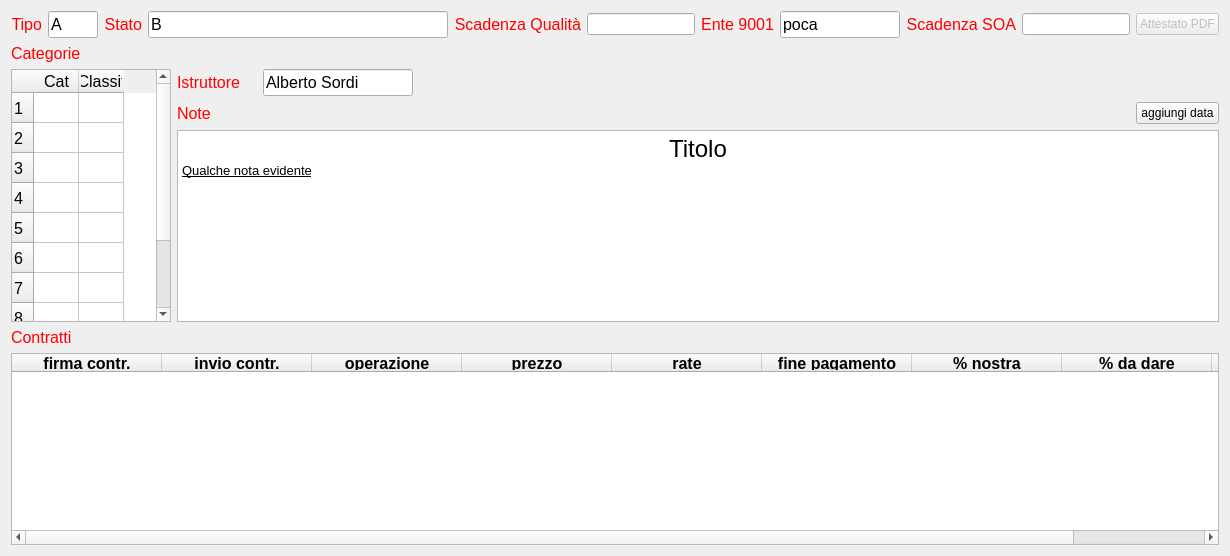
   <widget class="QWidget" name="tab_soa">
    <attribute name="title">
     <string>SOA</string>
    </attribute>
    <layout class="QGridLayout" name="gridLayout_8">
     <item row="0" column="0" colspan="2">
      <layout class="QGridLayout" name="gridLayout_2">
       <item row="0" column="0">
        <widget class="QLabel" name="label_15">
         <property name="font">
          <font>
           <pointsize>12</pointsize>
          </font>
         </property>
         <property name="layoutDirection">
          <enum>Qt::LeftToRight</enum>
         </property>
         <property name="styleSheet">
          <string notr="true">color:#FF0000</string>
         </property>
         <property name="text">
          <string>Tipo</string>
         </property>
         <property name="alignment">
          <set>Qt::AlignRight|Qt::AlignTrailing|Qt::AlignVCenter</set>
         </property>
        </widget>
       </item>
       <item row="0" column="1">
        <widget class="QLineEdit" name="soa__tipo">
         <property name="enabled">
          <bool>true</bool>
         </property>
         <property name="maximumSize">
          <size>
           <width>50</width>
           <height>16777215</height>
          </size>
         </property>
         <property name="font">
          <font>
           <pointsize>12</pointsize>
          </font>
         </property>
         <property name="focusPolicy">
          <enum>Qt::StrongFocus</enum>
         </property>
         <property name="text">
          <string>A</string>
         </property>
        </widget>
       </item>
       <item row="0" column="2">
        <widget class="QLabel" name="label_14">
         <property name="font">
          <font>
           <pointsize>12</pointsize>
          </font>
         </property>
         <property name="styleSheet">
          <string notr="true">color:#FF0000</string>
         </property>
         <property name="text">
          <string>Stato</string>
         </property>
         <property name="alignment">
          <set>Qt::AlignRight|Qt::AlignTrailing|Qt::AlignVCenter</set>
         </property>
        </widget>
       </item>
       <item row="0" column="3">
        <widget class="QLineEdit" name="soa__stato">
         <property name="enabled">
          <bool>true</bool>
         </property>
         <property name="sizePolicy">
          <sizepolicy hsizetype="Fixed" vsizetype="Fixed">
           <horstretch>0</horstretch>
           <verstretch>0</verstretch>
          </sizepolicy>
         </property>
         <property name="minimumSize">
          <size>
           <width>300</width>
           <height>0</height>
          </size>
         </property>
         <property name="maximumSize">
          <size>
           <width>300</width>
           <height>16777215</height>
          </size>
         </property>
         <property name="font">
          <font>
           <pointsize>12</pointsize>
          </font>
         </property>
         <property name="focusPolicy">
          <enum>Qt::StrongFocus</enum>
         </property>
         <property name="text">
          <string>B</string>
         </property>
        </widget>
       </item>
       <item row="0" column="4">
        <widget class="QLabel" name="label_18">
         <property name="font">
          <font>
           <pointsize>12</pointsize>
          </font>
         </property>
         <property name="layoutDirection">
          <enum>Qt::LeftToRight</enum>
         </property>
         <property name="styleSheet">
          <string notr="true">color:#FF0000</string>
         </property>
         <property name="text">
          <string>Scadenza Qualità</string>
         </property>
         <property name="alignment">
          <set>Qt::AlignRight|Qt::AlignTrailing|Qt::AlignVCenter</set>
         </property>
        </widget>
       </item>
       <item row="0" column="6">
        <widget class="QLabel" name="label_17">
         <property name="font">
          <font>
           <pointsize>12</pointsize>
          </font>
         </property>
         <property name="layoutDirection">
          <enum>Qt::LeftToRight</enum>
         </property>
         <property name="styleSheet">
          <string notr="true">color:#FF0000</string>
         </property>
         <property name="text">
          <string>Ente 9001</string>
         </property>
         <property name="alignment">
          <set>Qt::AlignRight|Qt::AlignTrailing|Qt::AlignVCenter</set>
         </property>
        </widget>
       </item>
       <item row="0" column="7">
        <widget class="QLineEdit" name="soa__ente">
         <property name="maximumSize">
          <size>
           <width>120</width>
           <height>16777215</height>
          </size>
         </property>
         <property name="font">
          <font>
           <pointsize>12</pointsize>
          </font>
         </property>
         <property name="text">
          <string>poca</string>
         </property>
        </widget>
       </item>
       <item row="0" column="8">
        <widget class="QLabel" name="label_19">
         <property name="font">
          <font>
           <pointsize>12</pointsize>
          </font>
         </property>
         <property name="layoutDirection">
          <enum>Qt::LeftToRight</enum>
         </property>
         <property name="styleSheet">
          <string notr="true">color:#FF0000</string>
         </property>
         <property name="text">
          <string>Scadenza SOA</string>
         </property>
         <property name="alignment">
          <set>Qt::AlignRight|Qt::AlignTrailing|Qt::AlignVCenter</set>
         </property>
        </widget>
       </item>
       <item row="0" column="9">
        <widget class="QLineEdit" name="soa__scadenza"/>
       </item>
       <item row="0" column="5">
        <widget class="QLineEdit" name="soa__scad_qualita"/>
       </item>
      </layout>
     </item>
     <item row="0" column="2">
      <widget class="QPushButton" name="bt_attestato_pdf">
       <property name="enabled">
        <bool>false</bool>
       </property>
       <property name="text">
        <string>Attestato PDF</string>
       </property>
      </widget>
     </item>
     <item row="1" column="0">
      <widget class="QLabel" name="label_20">
       <property name="font">
        <font>
         <pointsize>12</pointsize>
        </font>
       </property>
       <property name="styleSheet">
        <string notr="true">color: #FF0000</string>
       </property>
       <property name="text">
        <string>Categorie</string>
       </property>
      </widget>
     </item>
     <item row="2" column="0" rowspan="3">
      <widget class="QTableWidget" name="soa__categorie">
       <property name="sizePolicy">
        <sizepolicy hsizetype="Fixed" vsizetype="Expanding">
         <horstretch>0</horstretch>
         <verstretch>0</verstretch>
        </sizepolicy>
       </property>
       <property name="maximumSize">
        <size>
         <width>160</width>
         <height>16777215</height>
        </size>
       </property>
       <property name="font">
        <font>
         <pointsize>12</pointsize>
        </font>
       </property>
       <property name="acceptDrops">
        <bool>true</bool>
       </property>
       <property name="dragEnabled">
        <bool>false</bool>
       </property>
       <property name="rowCount">
        <number>10</number>
       </property>
       <attribute name="horizontalHeaderCascadingSectionResizes">
        <bool>false</bool>
       </attribute>
       <attribute name="horizontalHeaderDefaultSectionSize">
        <number>45</number>
       </attribute>
       <row/>
       <row/>
       <row/>
       <row/>
       <row/>
       <row/>
       <row/>
       <row/>
       <row/>
       <row/>
       <column>
        <property name="text">
         <string>Cat</string>
        </property>
       </column>
       <column>
        <property name="text">
         <string>Classif</string>
        </property>
       </column>
      </widget>
     </item>
     <item row="2" column="1">
      <layout class="QGridLayout" name="gridLayout_5">
       <item row="0" column="0">
        <widget class="QLabel" name="label_16">
         <property name="sizePolicy">
          <sizepolicy hsizetype="Fixed" vsizetype="Preferred">
           <horstretch>0</horstretch>
           <verstretch>0</verstretch>
          </sizepolicy>
         </property>
         <property name="minimumSize">
          <size>
           <width>80</width>
           <height>0</height>
          </size>
         </property>
         <property name="maximumSize">
          <size>
           <width>60</width>
           <height>16777215</height>
          </size>
         </property>
         <property name="font">
          <font>
           <pointsize>12</pointsize>
          </font>
         </property>
         <property name="styleSheet">
          <string notr="true">color: #FF0000</string>
         </property>
         <property name="text">
          <string>Istruttore</string>
         </property>
        </widget>
       </item>
       <item row="0" column="1">
        <widget class="QLineEdit" name="soa__istruttore">
         <property name="enabled">
          <bool>true</bool>
         </property>
         <property name="maximumSize">
          <size>
           <width>150</width>
           <height>16777215</height>
          </size>
         </property>
         <property name="font">
          <font>
           <pointsize>12</pointsize>
          </font>
         </property>
         <property name="focusPolicy">
          <enum>Qt::StrongFocus</enum>
         </property>
         <property name="text">
          <string>Alberto Sordi</string>
         </property>
        </widget>
       </item>
       <item row="0" column="2">
        <spacer name="horizontalSpacer_4">
         <property name="orientation">
          <enum>Qt::Horizontal</enum>
         </property>
         <property name="sizeHint" stdset="0">
          <size>
           <width>40</width>
           <height>20</height>
          </size>
         </property>
        </spacer>
       </item>
      </layout>
     </item>
     <item row="3" column="1">
      <widget class="QLabel" name="label_25">
       <property name="font">
        <font>
         <pointsize>12</pointsize>
        </font>
       </property>
       <property name="styleSheet">
        <string>color: #FF0000</string>
       </property>
       <property name="text">
        <string>Note</string>
       </property>
      </widget>
     </item>
     <item row="5" column="0">
      <widget class="QLabel" name="label_21">
       <property name="font">
        <font>
         <pointsize>12</pointsize>
        </font>
       </property>
       <property name="styleSheet">
        <string notr="true">color: #FF0000</string>
       </property>
       <property name="text">
        <string>Contratti</string>
       </property>
      </widget>
     </item>
     <item row="6" column="0" colspan="3">
      <widget class="QTableWidget" name="soa__contratti">
       <property name="font">
        <font>
         <pointsize>12</pointsize>
        </font>
       </property>
       <property name="acceptDrops">
        <bool>true</bool>
       </property>
       <attribute name="horizontalHeaderDefaultSectionSize">
        <number>150</number>
       </attribute>
       <attribute name="horizontalHeaderStretchLastSection">
        <bool>true</bool>
       </attribute>
       <column>
        <property name="text">
         <string>firma contr.</string>
        </property>
        <property name="font">
         <font>
          <weight>75</weight>
          <bold>true</bold>
         </font>
        </property>
       </column>
       <column>
        <property name="text">
         <string>invio contr.</string>
        </property>
        <property name="font">
         <font>
          <weight>75</weight>
          <bold>true</bold>
         </font>
        </property>
       </column>
       <column>
        <property name="text">
         <string>operazione</string>
        </property>
        <property name="font">
         <font>
          <weight>75</weight>
          <bold>true</bold>
         </font>
        </property>
       </column>
       <column>
        <property name="text">
         <string>prezzo</string>
        </property>
        <property name="font">
         <font>
          <weight>75</weight>
          <bold>true</bold>
         </font>
        </property>
       </column>
       <column>
        <property name="text">
         <string>rate</string>
        </property>
        <property name="font">
         <font>
          <weight>75</weight>
          <bold>true</bold>
         </font>
        </property>
       </column>
       <column>
        <property name="text">
         <string>fine pagamento</string>
        </property>
        <property name="font">
         <font>
          <weight>75</weight>
          <bold>true</bold>
         </font>
        </property>
       </column>
       <column>
        <property name="text">
         <string>% nostra</string>
        </property>
        <property name="font">
         <font>
          <weight>75</weight>
          <bold>true</bold>
         </font>
        </property>
       </column>
       <column>
        <property name="text">
         <string>% da dare</string>
        </property>
        <property name="font">
         <font>
          <weight>75</weight>
          <bold>true</bold>
         </font>
        </property>
       </column>
       <column>
        <property name="text">
         <string>dare a...</string>
        </property>
        <property name="font">
         <font>
          <weight>75</weight>
          <bold>true</bold>
         </font>
        </property>
       </column>
      </widget>
     </item>
     <item row="3" column="2">
      <widget class="QPushButton" name="soa__add_date">
       <property name="text">
        <string>aggiungi data</string>
       </property>
      </widget>
     </item>
     <item row="4" column="1" colspan="2">
      <widget class="QTextBrowser" name="soa__note">
       <property name="font">
        <font>
         <pointsize>12</pointsize>
         <weight>50</weight>
         <bold>false</bold>
        </font>
       </property>
       <property name="readOnly">
        <bool>false</bool>
       </property>
       <property name="html">
        <string>&lt;!DOCTYPE HTML PUBLIC &quot;-//W3C//DTD HTML 4.0//EN&quot; &quot;http://www.w3.org/TR/REC-html40/strict.dtd&quot;&gt;
&lt;html&gt;&lt;head&gt;&lt;meta name=&quot;qrichtext&quot; content=&quot;1&quot; /&gt;&lt;style type=&quot;text/css&quot;&gt;
p, li { white-space: pre-wrap; }
&lt;/style&gt;&lt;/head&gt;&lt;body style=&quot; font-family:'Noto Sans'; font-size:12pt; font-weight:400; font-style:normal;&quot;&gt;
&lt;p align=&quot;center&quot; style=&quot; margin-top:0px; margin-bottom:0px; margin-left:0px; margin-right:0px; -qt-block-indent:0; text-indent:0px;&quot;&gt;&lt;span style=&quot; font-size:18pt;&quot;&gt;Titolo&lt;/span&gt;&lt;/p&gt;
&lt;p style=&quot; margin-top:0px; margin-bottom:0px; margin-left:0px; margin-right:0px; -qt-block-indent:0; text-indent:0px;&quot;&gt;&lt;span style=&quot; font-size:10pt; text-decoration: underline;&quot;&gt;Qualche nota evidente&lt;/span&gt;&lt;/p&gt;&lt;/body&gt;&lt;/html&gt;</string>
       </property>
       <property name="textInteractionFlags">
        <set>Qt::LinksAccessibleByKeyboard|Qt::LinksAccessibleByMouse|Qt::TextBrowserInteraction|Qt::TextEditable|Qt::TextEditorInteraction|Qt::TextSelectableByKeyboard|Qt::TextSelectableByMouse</set>
       </property>
       <property name="openExternalLinks">
        <bool>true</bool>
       </property>
      </widget>
     </item>
    </layout>
   </widget>
